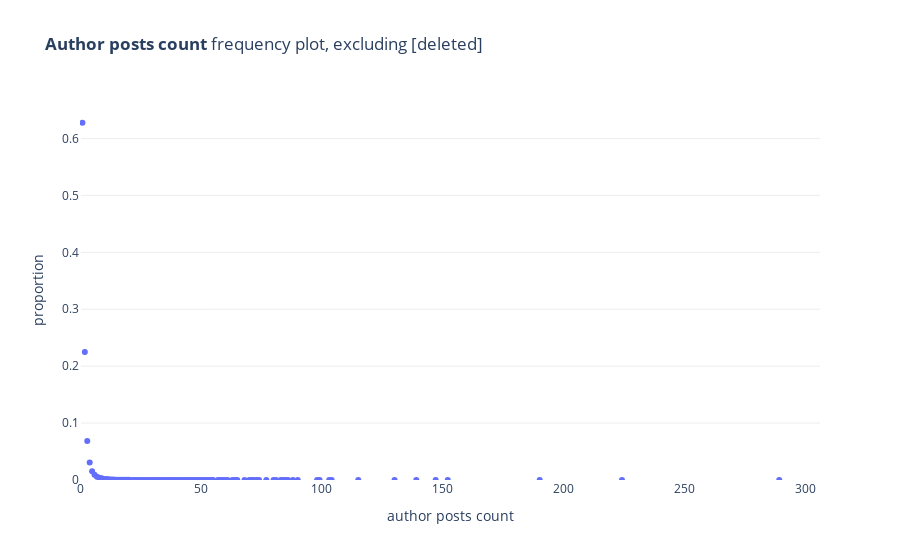

Notebook source saved alongside this figure:
### Code cell
author_posts_count_vc2 = author_posts_count_vc[
    author_posts_count_vc['author_posts_count'] < 1000
].copy()

traces = []
trace = go.Scatter(
    x=author_posts_count_vc2['author_posts_count'],
    y=author_posts_count_vc2['proportion'],
    mode='markers'
)
traces.append(trace)
fig = go.Figure(traces)

    
fig.update_yaxes(gridcolor='#eee', title='proportion', rangemode='tozero')
fig.update_xaxes(title='author posts count', rangemode='tozero')
fig.update_layout(
    title=f'<b>Author posts count</b> frequency plot, excluding [deleted]',
    plot_bgcolor='#fff',
    showlegend=False,
    height=400
)

fig.show()

### Figure 1 — Plotly figure (JSON) as saved in the notebook; plotly's stock layout.template omitted (floating-point values rounded to 4 significant figures)
{"data": [{"mode": "markers", "type": "scatter", "x": [1, 2, 3, 4, 5, 6, 7, 8, 9, 10, 11, 12, 13, 14, 15, 16, 17, 18, 19, 20, 21, 22, 23, 24, 25, 26, 27, 28, 29, 30, 31, 32, 33, 34, 35, 36, 37, 38, 39, 40, 41, 42, 43, 44, 45, 46, 47, 48, 49, 50, 51, 52, 53, 54, 55, 57, 58, 59, 60, 61, 63, 64, 65, 68, 70, 71, 72, 73, 74, 77, 80, 81, 83, 84, 85, 86, 88, 90, 98, 99, 103, 104, 115, 130, 139, 147, 152, 190, 224, 289], "y": [0.6278, 0.2251, 0.06871, 0.03069, 0.01543, 0.009142, 0.005742, 0.003862, 0.002885, 0.001949, 0.001553, 0.001193, 0.0008214, 0.000786, 0.000625, 0.0005131, 0.0004366, 0.0003548, 0.000232, 0.000232, 0.0001938, 0.0002183, 0.0001719, 0.0001228, 0.0001201, 0.0001201, 7.914e-05, 5.458e-05, 6.55e-05, 6.823e-05, 4.366e-05, 4.912e-05, 5.185e-05, 5.731e-05, 6.55e-05, 3.275e-05, 3.275e-05, 3.002e-05, 2.183e-05, 2.456e-05, 3.002e-05, 1.637e-05, 1.092e-05, 1.637e-05, 2.729e-05, 1.637e-05, 1.365e-05, 1.637e-05, 1.637e-05, 5.458e-06, 1.637e-05, 5.458e-06, 8.187e-06, 1.365e-05, 5.458e-06, 5.458e-06, 5.458e-06, 8.187e-06, 1.092e-05, 1.092e-05, 8.187e-06, 2.729e-06, 2.729e-06, 8.187e-06, 2.729e-06, 1.365e-05, 2.729e-06, 2.729e-06, 2.729e-06, 5.458e-06, 5.458e-06, 2.729e-06, 2.729e-06, 2.729e-06, 2.729e-06, 2.729e-06, 2.729e-06, 2.729e-06, 5.458e-06, 2.729e-06, 2.729e-06, 5.458e-06, 2.729e-06, 2.729e-06, 2.729e-06, 2.729e-06, 2.729e-06, 2.729e-06, 2.729e-06, 2.729e-06]}], "layout": {"autosize": true, "plot_bgcolor": "#fff", "showlegend": false, "title": {"text": "<b>Author posts count</b> frequency plot, excluding [deleted]"}, "xaxis": {"autorange": true, "range": [0, 306.1], "rangemode": "tozero", "title": {"text": "author posts count"}, "type": "linear"}, "yaxis": {"autorange": true, "gridcolor": "#eee", "range": [0, 0.6729], "rangemode": "tozero", "title": {"text": "proportion"}, "type": "linear"}}}
